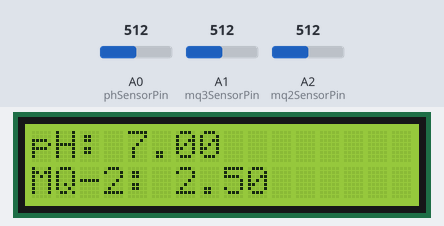
This sketch was run on a simulated Arduino Uno, built with avr-gcc and run on an emulated ATmega328P. On the bench: 16×2 character LCD. The test bench sets the inputs (shaded band); at power-on: A0 (phSensorPin) = 512, A2 (mq2SensorPin) = 512, A1 (mq3SensorPin) = 512.

Above: at 3.2 s.
3.3 s: A0 (phSensorPin) set to 716
At 4.7 s:
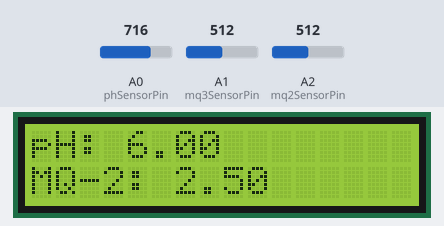
7.4 s: A2 (mq2SensorPin) set to 716
At 8.9 s:
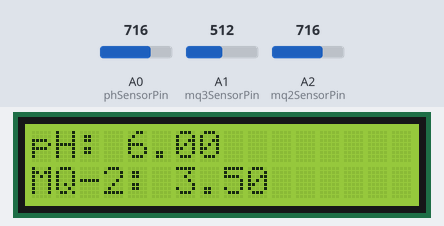
10.8 s: A0 (phSensorPin) set to 900
At 12.2 s:
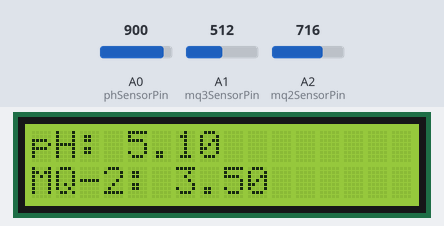
13.9 s: A2 (mq2SensorPin) set to 900
At 15.3 s:
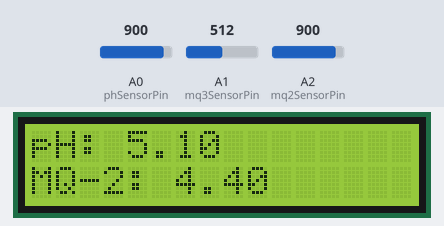
17.0 s: A0 (phSensorPin) set to 1023
At 18.2 s:
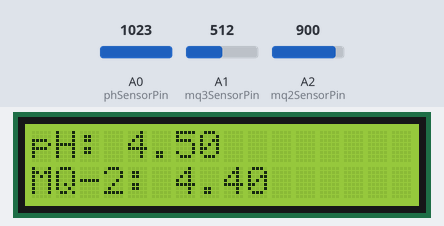
20.1 s: A2 (mq2SensorPin) set to 1023
At 21.5 s:
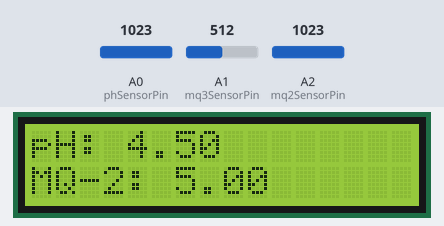
Timing chart, 0 to 23.1 s (numbered marks = the images above; inputs shaded):
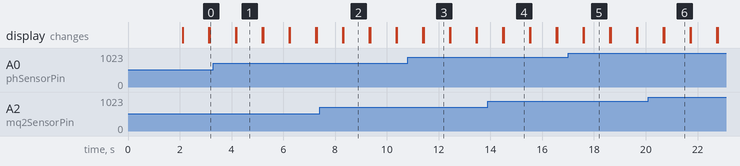

The sketch:

CodeExperimentProject1.ino
```cpp
#include <Wire.h>
#include <LiquidCrystal_I2C.h>

LiquidCrystal_I2C lcd(0x27, 16, 2);

const int phSensorPin = A0;
const int mq3SensorPin = A1;
const int mq2SensorPin = A2;

void setup() {
  Serial.begin(9600);
  lcd.begin(16, 2);

  lcd.print("Arduino Sensors");
  lcd.setCursor(0, 1);
  lcd.print("PH & MQ3 & MQ2");

  delay(2000);
  lcd.clear();
}

void loop() {
  float phValue = readPHSensor();
  float mq3Value = readMQ3Sensor();
  float mq2Value = readMQ2Sensor();


  lcd.setCursor(0, 0);
  lcd.print("pH: ");
  lcd.print(phValue);


  lcd.setCursor(0, 1);
  lcd.print("MQ-3: ");
  lcd.print(mq3Value);


  lcd.setCursor(0, 2);
  lcd.print("MQ-2: ");
  lcd.print(mq2Value);

  delay(1000);
  lcd.clear();
}

float readPHSensor() {
  int sensorValue = analogRead(phSensorPin);
  float voltage = sensorValue * (5.0 / 1023.0);
  float phValue = 7 - (voltage - 2.5);
  return phValue;
}

float readMQ3Sensor() {
  int sensorValue = analogRead(mq3SensorPin);
  float voltage = sensorValue * (5.0 / 1023.0);
  float mq3Value = voltage;
  return mq3Value;
}

float readMQ2Sensor() {
  int sensorValue = analogRead(mq2SensorPin);
  float voltage = sensorValue * (5.0 / 1023.0);
  float mq2Value = voltage;
  return mq2Value;
}
```

Measured:
- after the input at 3.3 s, the display: first differs from a run without the input after 0.89 s (image 1)
- after the input at 7.4 s, the display: first differs from a run without the input after 0.92 s (image 2)
- after the input at 10.8 s, the display: first differs from a run without the input after 0.62 s (image 3)
- after the input at 13.9 s, the display: first differs from a run without the input after 0.61 s (image 4)
- after the input at 17.0 s, the display: first differs from a run without the input after 0.61 s (image 5)
- after the input at 20.1 s, the display: first differs from a run without the input after 0.61 s (image 6)
- what the display in image 1 shows lasts 1.0 s, from 4.2 s to 5.2 s
